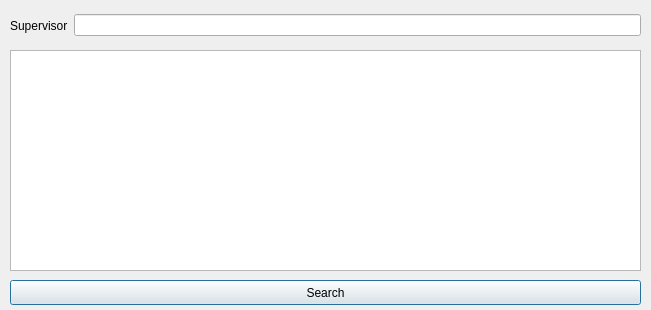
<?xml version="1.0" encoding="UTF-8"?>
<ui version="4.0">
 <class>SupervisorProjectsDialog</class>
 <widget class="QDialog" name="SupervisorProjectsDialog">
  <property name="geometry">
   <rect>
    <x>0</x>
    <y>0</y>
    <width>651</width>
    <height>310</height>
   </rect>
  </property>
  <property name="windowTitle">
   <string>Dialog</string>
  </property>
  <widget class="QWidget" name="horizontalLayoutWidget">
   <property name="geometry">
    <rect>
     <x>10</x>
     <y>10</y>
     <width>631</width>
     <height>31</height>
    </rect>
   </property>
   <layout class="QHBoxLayout" name="horizontalLayout">
    <item>
     <widget class="QLabel" name="label">
      <property name="text">
       <string>Supervisor</string>
      </property>
     </widget>
    </item>
    <item>
     <widget class="QLineEdit" name="editSupervisor"/>
    </item>
   </layout>
  </widget>
  <widget class="QTextEdit" name="output">
   <property name="geometry">
    <rect>
     <x>10</x>
     <y>50</y>
     <width>631</width>
     <height>221</height>
    </rect>
   </property>
  </widget>
  <widget class="QPushButton" name="searchButton">
   <property name="geometry">
    <rect>
     <x>10</x>
     <y>280</y>
     <width>631</width>
     <height>25</height>
    </rect>
   </property>
   <property name="text">
    <string>Search</string>
   </property>
  </widget>
 </widget>
 <resources/>
 <connections/>
</ui>
